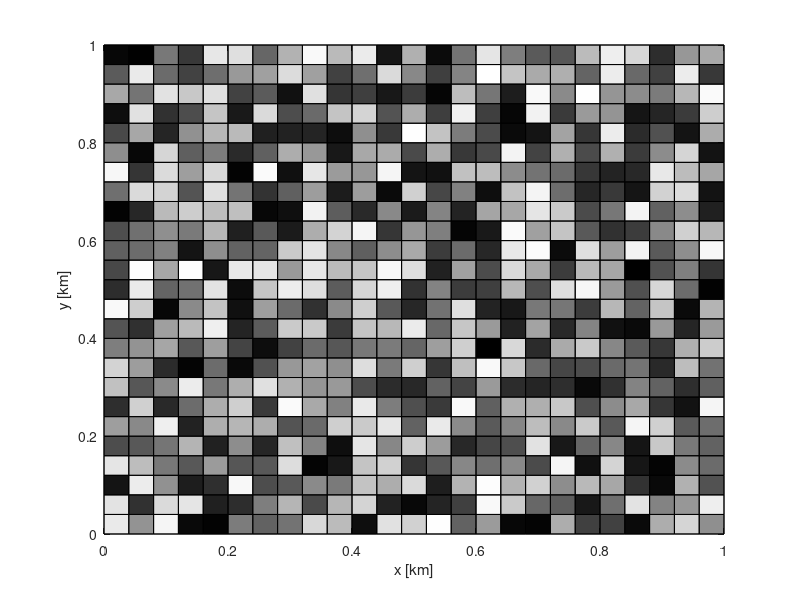
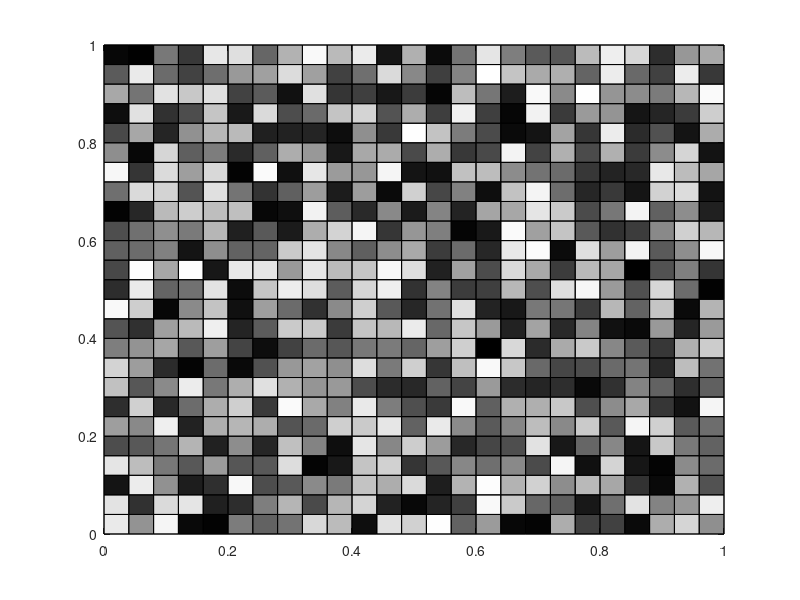
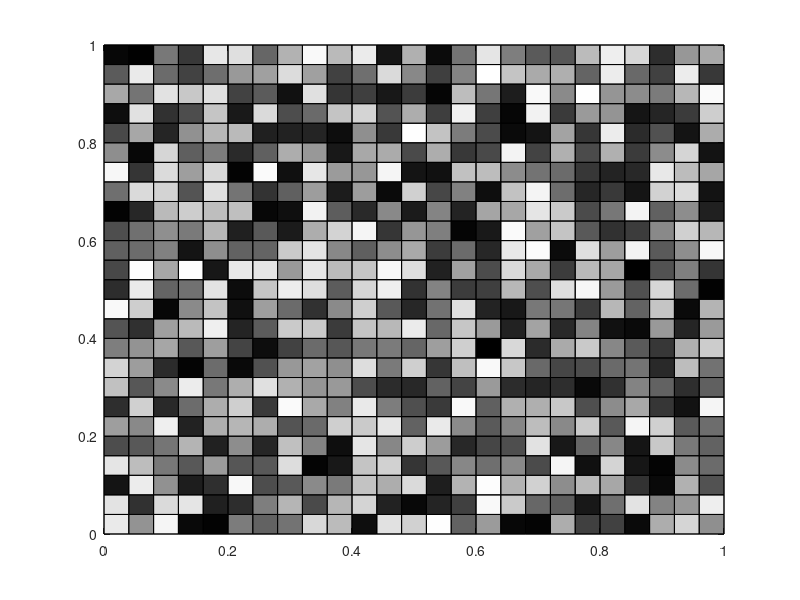
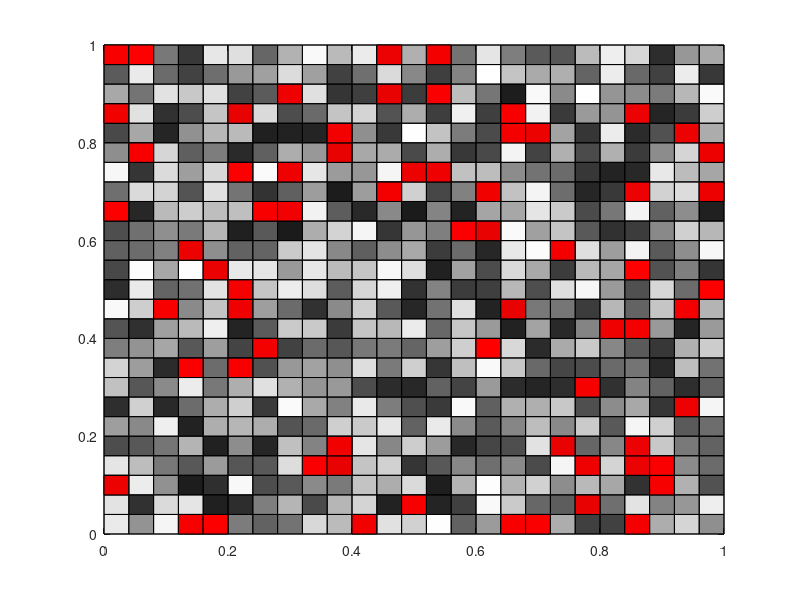

The MATLAB source for these figures, in order: (Note: this script raises an error after producing the figures.)
close all; clear all; clc

addpath([pwd '\..\..\Errata_Tutorials_DebugTools\Functions'])

flag_do_plot = 1;
n = 25;
m = 25;
sz = [n m]; % size of board
surface_grid = rand(n,m);
cells = [];
figure(1); hold on; box on;
xlabel('x [km]')
ylabel('y [km]')
for ind = 1:1:n
    yvec = [(ind-1)/n (ind-1)/n ind/n ind/n];
    for jind = 1:1:m
        xvec = [(jind-1)/m jind/m jind/m (jind-1)/m];
        face_alpha = surface_grid(ind,jind);
        fill(xvec,yvec,'black','FaceAlpha',face_alpha)
        cells(ind*jind).xv = xvec;
        cells(ind*jind).yv = yvec;
        cells(ind*jind).cost = face_alpha;
    end
end
figure(2); hold on; box on;
for ind = 1:1:n
    yvec = [(ind-1)/n (ind-1)/n ind/n ind/n];
    for jind = 1:1:m
        xvec = [(jind-1)/m jind/m jind/m (jind-1)/m];
        face_alpha = surface_grid(ind,jind);
        fill(xvec,yvec,'black','FaceAlpha',face_alpha)
        cells(ind*jind).xv = xvec;
        cells(ind*jind).yv = yvec;
        cells(ind*jind).cost = face_alpha;
    end
end
figure(22); hold on; box on;
for ind = 1:1:n
    yvec = [(ind-1)/n (ind-1)/n ind/n ind/n];
    for jind = 1:1:m
        xvec = [(jind-1)/m jind/m jind/m (jind-1)/m];
        face_alpha = surface_grid(ind,jind);

        fill(xvec,yvec,'black','FaceAlpha',face_alpha)
        if face_alpha >=0.9
            fill(xvec,yvec,'red','FaceAlpha',face_alpha)
        end
        cells(ind*jind).xv = xvec;
        cells(ind*jind).yv = yvec;
        cells(ind*jind).cost = face_alpha;
    end
end
figure(5); hold on; box on;
for ind = 1:1:n
    yvec = [(ind-1)/n (ind-1)/n ind/n ind/n];
    for jind = 1:1:m
        xvec = [(jind-1)/m jind/m jind/m (jind-1)/m];
        face_alpha = surface_grid(ind,jind);
        fill(xvec,yvec,'black','FaceAlpha',face_alpha)
        cells(ind*jind).xv = xvec;
        cells(ind*jind).yv = yvec;
        cells(ind*jind).cost = face_alpha;
    end
end
% generate map
Halton_seed = 10;
low_pt = 1+Halton_seed; high_pt = 30+Halton_seed; % range of Halton points to use to generate the tiling
trim_polytopes = fcn_MapGen_haltonVoronoiTiling([low_pt,high_pt],[1 1]);
% shink the polytopes so that they are no longer tiled
gap_size = 0.12; % desired average maximum radius
polytopes = fcn_MapGen_polytopesShrinkFromEdges(trim_polytopes,gap_size);
% plot the map

    fig = 2; % figure to plot on
    line_spec = 'b-'; % edge line plotting
    line_width = 2; % linewidth of the edge
    axes_limits = [0 1 0 1]; % x and y axes limits
    axis_style = 'square'; % plot axes style
    fcn_MapGen_plotPolytopes(polytopes,fig,line_spec,line_width,axes_limits,axis_style);
    hold on
    box on
    xlabel('x [km]')
    ylabel('y [km]')
    poly_map_stats = fcn_MapGen_polytopesStatistics(polytopes);
    my_title = sprintf('obstacle departure ratio: %2f',poly_map_stats.avg_r_D);
    title(my_title);
    fig = 22; % figure to plot on
    line_spec = 'b-'; % edge line plotting
    line_width = 2; % linewidth of the edge
    axes_limits = [0 1 0 1]; % x and y axes limits
    axis_style = 'square'; % plot axes style
    fcn_MapGen_plotPolytopes(polytopes,fig,line_spec,line_width,axes_limits,axis_style);
    hold on
    box on
    xlabel('x [km]')
    ylabel('y [km]')
    poly_map_stats = fcn_MapGen_polytopesStatistics(polytopes);
    my_title = sprintf('obstacle departure ratio: %2f',poly_map_stats.avg_r_D);
    title(my_title);
%% create polyshapes array from polytopes array
    polyshapes = [];
    polyshape_background = polyshape([0 0 1 1],[0 1 1 0]);
    if flag_do_plot
        figure(3)
        clf
    end
    for i = 1:length(polytopes)
        new_polyshape = polyshape(polytopes(i).xv,polytopes(i).yv);
        polyshapes = [polyshapes, new_polyshape];
        if flag_do_plot
            figure(3)
            hold on; box on;
            title('Polyshapes before subtraction')
            plot(polyshapes(i))
        end
        polyshape_background = subtract(polyshape_background,new_polyshape);
    end
figure(3)
plot(polyshape_background)
figure(4); box on;
plot(polyshape_background)

background_verts = polyshape_background.Vertices;
background_verts(sum(isnan(background_verts), 2) >= 1, :) = [];
DT = delaunayTriangulation(background_verts);
figure(6)
triplot(DT)
hold on; box on;
plot(polyshape_background)

[p_tri_polyshapes, p_tri_polytopes] = INTERNAL_fcn_triangulatePolyshape(polyshape_background,flag_do_plot)
figure(5); box on;
areas = NaN(1,length(p_tri_polyshapes));
for i = 1:length(p_tri_polyshapes)
    plot(p_tri_polyshapes{i})
    areas(i) = area(p_tri_polyshapes{i});
end
figure(7)
xlim([0 1])
ylim([0 1])
box on;
cool_title = sprintf('gap size = %.2f \n num. tris = %i \n avg. area = %.5f',gap_size,length(p_tri_polyshapes),mean(areas));
title(cool_title)
% make a grid Thrusday
% convert some grid cells to polytopes Friday-Monday
    % this means find departure ratio
    % find cricical traversal cost
    % note all cell vertices above critical cost
    % some polys are inside, some outside, some on edge
    % find overlapping polytopes
    % remove them from the list replacing them with their union()
    % non overlapping squares just get added to the list

% subtract polytopes from background and triangulate Monday-Tuesday
function [p_tri_polyshapes, p_tri_polytopes] = INTERNAL_fcn_triangulatePolyshape(my_polyshape,flag_do_plot)
    % make polyshape into triangulation
    p_tri = triangulation(my_polyshape);
    if flag_do_plot
        figure(7)
        hold on
        triplot(p_tri)
    end
    % initialize cell array to store triangulation converted to polyshapes
    p_tri_polyshapes = {};
    % initialize array to store triangulation converted to polytopes
    p_tri_polytopes = [];
    % go through each set of connected triangle vertecies
    for i=1:size(p_tri.ConnectivityList,1)
        x1 = p_tri.Points(p_tri.ConnectivityList(i,1),1);
        y1 = p_tri.Points(p_tri.ConnectivityList(i,1),2);
        x2 = p_tri.Points(p_tri.ConnectivityList(i,2),1);
        y2 = p_tri.Points(p_tri.ConnectivityList(i,2),2);
        x3 = p_tri.Points(p_tri.ConnectivityList(i,3),1);
        y3 = p_tri.Points(p_tri.ConnectivityList(i,3),2);
%         if norm(([x1, y1] - [x2, y2]) == [0, 0]) == 0 || norm(([x1, y1] - [x3, y3]) == [0, 0]) == 0 || norm(([x2, y2] - [x3, y3]) == [0, 0]) == 0
%             continue
%         end
        % turn each triangle into a polyshape
        p_tri_polyshapes{i} = polyshape([x1 x2 x3],[y1 y2 y3]);
        if flag_do_plot
            plot(p_tri_polyshapes{i})
        end
        % turn each triangle into polytope
        p_tri_polytopes(i).vertices = [x1 y1; x2 y2; x3 y3; x1 y1];
    end
    % fill out all polytope fields from vertices
    p_tri_polytopes = fcn_MapGen_fillPolytopeFieldsFromVertices(p_tri_polytopes);
end
